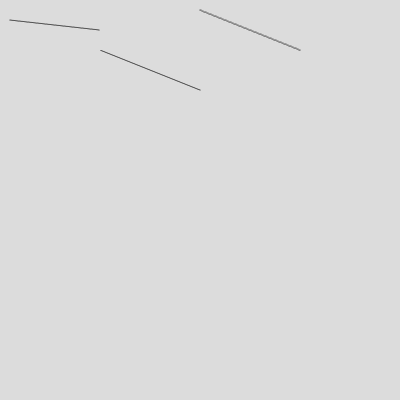
Frame 1 (no input)
Frame 60 (no input): identical to frame 1, image omitted
Frame 120 (the mouse pressed at the canvas centre since frame 60): identical to frame 1, image omitted

The p5.js sketch that drew this single still picture (run headless with seeded random() and noise() and a simulated clock; from frame 60 on, the mouse is pressed at the canvas centre):

// p5.js sketch
// ── sketch.js
function setup() {
  createCanvas(400, 400);
}
let p1 = {x:10,y:20};p2 = {x:100,y:30};

let p3 = {x:100,y:10};p4 = {x:200,y:50};

let p5 = {x:200,y:10};p6 = {x:300,y:50};


function draw() {
  background(220);
  puntoPendiente(p1,p2);
  DDA(p3, p4)
  Bresenham(p5, p6);
}

function puntoPendiente(p1, p2){
  const dx  =  p2.x - p1.x;
  const dy  =  p2.y - p1.y;
  const m = dy/dx;

  b = p1.y - m * p1.x

  point(p1.x, p1.y);

  let x = p1.x + 1;
  let y;
  while (x != p2.x) {
    y = m * x + b;
    point(x,y);
    x++;
    
  }

}
function DDA(p1, p2){
    let p, xi, yi ,k;

    let dx = p2.x - p1.x;
    let dy = p2.y - p1.y;
    
    let y  = p2.y;
    let x  = p1.x;

    if (dx > dy || dy == 0) {
      p = dx;
    }else{
      p = dy;
    }

    xi = dx /p;
    yi = dy /p;

    for (k=0; k<p ; k++) {
      x+= xi;
      y+= yi;
      point(x, y);
    }


}
function Bresenham(p1, p2){
  const dx = abs(p2.x - p1.x);
  const dy = abs(p2.y - p1.y);
  let p = 2*dy -dx;
  let x, y, aux;

  if (p1.x > p2.x) {
    x = p1.x;
    y = p2.y;
    aux = p1.x;
  }else{
    x = p1.x;
    y = p1.y;
    aux = p2.x;
  }
  point(x, y);

  while (x < aux) {
    x = x + 1;

    if ( p < 0 ) {
      p = p + 2*dy;
    }else{
      y = y + 1;
      p = p + 2*(dy - dx);
      
    }
    point(x,y);
  }

}
